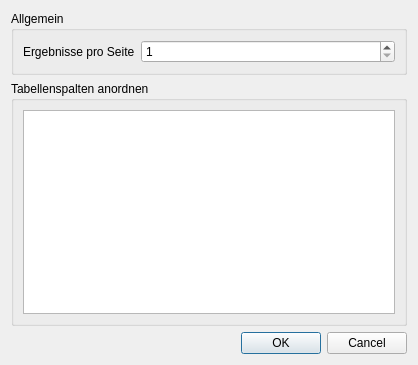
<?xml version="1.0" encoding="UTF-8"?>
<ui version="4.0">
 <class>Dialog</class>
 <widget class="QDialog" name="Dialog">
  <property name="geometry">
   <rect>
    <x>0</x>
    <y>0</y>
    <width>418</width>
    <height>365</height>
   </rect>
  </property>
  <property name="windowTitle">
   <string>Nexus - Einstellungen</string>
  </property>
  <layout class="QVBoxLayout" name="verticalLayout">
   <item>
    <widget class="QGroupBox" name="groupBox_2">
     <property name="title">
      <string>Allgemein</string>
     </property>
     <layout class="QFormLayout" name="formLayout">
      <item row="0" column="0">
       <widget class="QLabel" name="label">
        <property name="text">
         <string>Ergebnisse pro Seite</string>
        </property>
       </widget>
      </item>
      <item row="0" column="1">
       <widget class="QSpinBox" name="max_page_entries_edit">
        <property name="minimum">
         <number>1</number>
        </property>
        <property name="maximum">
         <number>100</number>
        </property>
       </widget>
      </item>
     </layout>
    </widget>
   </item>
   <item>
    <widget class="QGroupBox" name="groupBox">
     <property name="title">
      <string>Tabellenspalten anordnen</string>
     </property>
     <layout class="QVBoxLayout" name="verticalLayout_2">
      <item>
       <widget class="QListView" name="columns_view"/>
      </item>
     </layout>
    </widget>
   </item>
   <item>
    <widget class="QDialogButtonBox" name="buttonBox">
     <property name="orientation">
      <enum>Qt::Horizontal</enum>
     </property>
     <property name="standardButtons">
      <set>QDialogButtonBox::Cancel|QDialogButtonBox::Ok</set>
     </property>
    </widget>
   </item>
  </layout>
 </widget>
 <resources/>
 <connections>
  <connection>
   <sender>buttonBox</sender>
   <signal>accepted()</signal>
   <receiver>Dialog</receiver>
   <slot>accept()</slot>
   <hints>
    <hint type="sourcelabel">
     <x>248</x>
     <y>254</y>
    </hint>
    <hint type="destinationlabel">
     <x>157</x>
     <y>274</y>
    </hint>
   </hints>
  </connection>
  <connection>
   <sender>buttonBox</sender>
   <signal>rejected()</signal>
   <receiver>Dialog</receiver>
   <slot>reject()</slot>
   <hints>
    <hint type="sourcelabel">
     <x>316</x>
     <y>260</y>
    </hint>
    <hint type="destinationlabel">
     <x>286</x>
     <y>274</y>
    </hint>
   </hints>
  </connection>
 </connections>
</ui>
